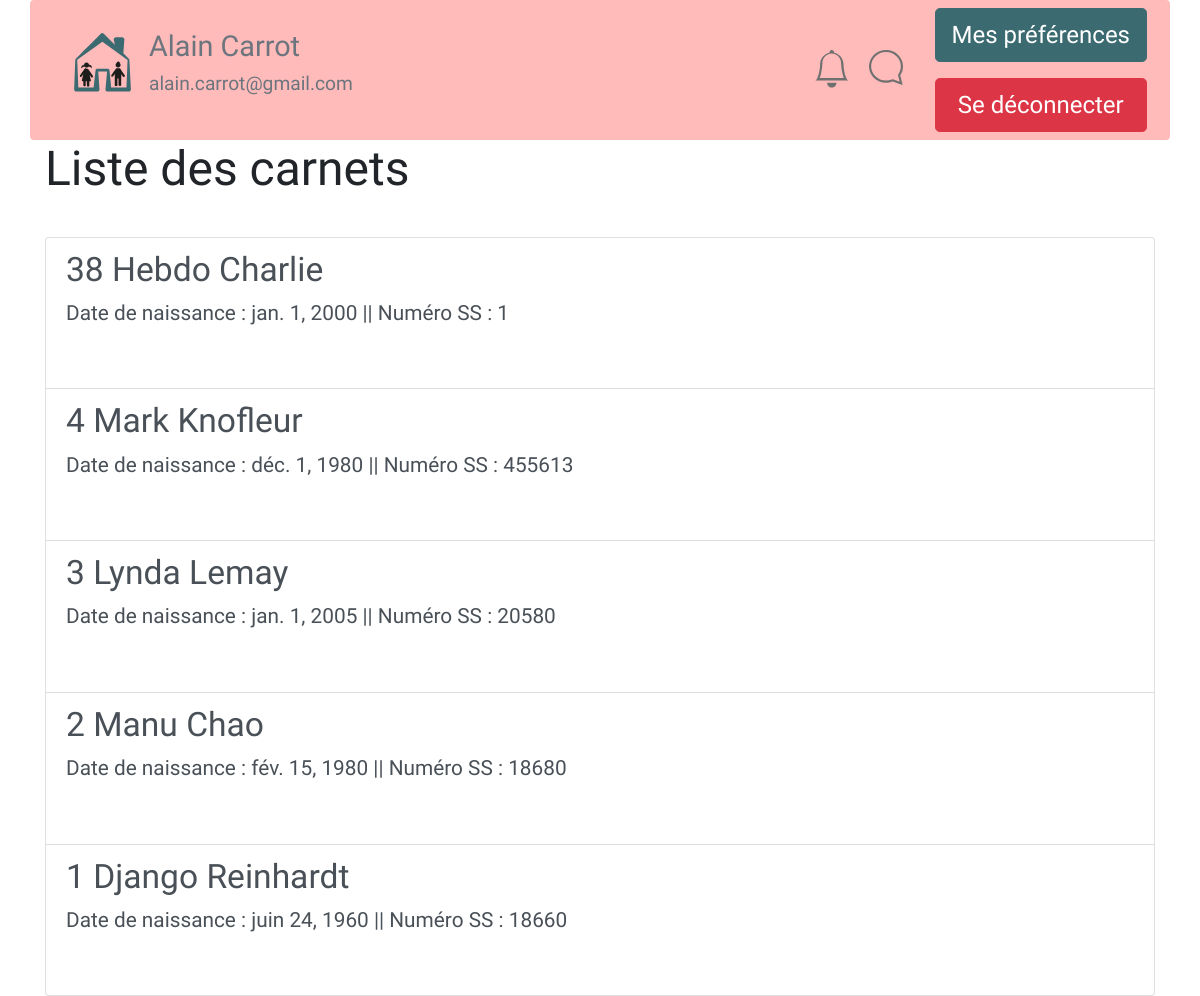
Screenshot of /tablecom/PermissionsManagement_Main (signed in) with the database file from the repository.
### tablecom/models.py (models this page shows, shortened)
class ChildSNotebook(models.Model): #name of table that contain differents "carnets" for each child
    active=models.BooleanField(default=True)
    name = models.CharField(max_length=80, verbose_name="Nom")
    forename = models.CharField(max_length=80, verbose_name="Prénom")
    date_of_birth = models.DateField(verbose_name="Date de naissance")
    id_RespLeg = models.CharField(max_length=20,verbose_name="Id responsables legaux", default="")  # id of childs attached to LR
    num_ident=models.CharField( verbose_name="Identifiant sécurité sociale",max_length=20)
    id_prof_auth=models.TextField(max_length=1200, verbose_name="Id Professionnels Rattachés")
    articles_id=models.TextField(max_length=2500, verbose_name="Id des articles rattachés", default="")
    class Meta:
        verbose_name = "Carnet Enfant"
        ordering = ['date_of_birth']

### tablecom/views.py (the view)
# urls.py: path('PermissionsManagement_Main', views.PermissionsManagement_Main, name="PermissionsManagement_Main"),
@permission_required('auth.change_permission')
def PermissionsManagement_Main(request):
    ChildSNBs=list(ChildSNotebook.objects.all().order_by("-pk"))
    return render(request, 'tablecom/PermissionsManagement_Main.html', locals())

### tablecom/templates/tablecom/PermissionsManagement_Main.html (shortened to what this page needs)
{% extends "tablecom/base.html" %}
{% block content %}
 <div class="container">
<h1>Liste des carnets</h1><br>
<div class="list-group">
{% for carnet in ChildSNBs %}
<a href="{% url 'PermissionsManagement_Detail' carnet.id %}" class="list-group-item list-group-item-action">
    	<h3>{{carnet.id}} {{ carnet.name }} {{ carnet.forename }}</h3>
    	<p> Date de naissance : {{carnet.date_of_birth}} || Numéro SS : {{carnet.num_ident}} </p>
        <br>
</a>
{% empty %}
    <p>Aucun carnet.</p>
        {% endfor %}</div></div>
{% endblock %}

### tablecom/templates/tablecom/base.html (shortened to what this page needs)
<!DOCTYPE html>
    {% load static %}
    {% block head %}
        <html lang="fr">
        <head>
        <link rel="stylesheet" href="/static/style/bootstrapExportTheme/bootstrap.min.css" >
        <link rel="stylesheet" type="text/css" href="https://cdn.jsdelivr.net/npm/cookieconsent@3/build/cookieconsent.min.css" />
            <link rel="stylesheet" href="/static/style/stylefont.css" />
        </head>
    {% endblock %}
<body>
    <nav>
       {% block nav %}
            {% if user.is_authenticated %}
<div class="container rounded" style="background:#ffbaba !important;">
    <div class="p d-none d-md-block">
        <div class="d-flex flex-wrap align-items-center">
              <div class="mr-auto p-3 ">
                <div class="d-flex justify-content-start">
                    <div class="p-2"><a href="{% url 'accueil' %}"><img src="/static/images/new_home.svg" class="img-fluid"></a></div>
                    <div class="p-2"><h4 class="text-secondary">{{ user.first_name }} {{ user.last_name }}</h4><h6 class="text-secondary"><p>{{ user.email }}</p></h6></div>
                </div>
              </div>
              <div class="p-3 ">
                <div class="d-flex">
                    <a href="{% url 'accueil' %}"><img src="{% static 'images/notif_fil_general.svg' %}" class="img-fluid p-2"></a>
                     <a href="{% url 'accueil' %}"><img src="{% static 'images/notif_mess_perso.svg' %}" class="img-fluid p-2"></a>
                </div>
              </div>
              <div class="d-flex flex-column">
                  <div class="p-2"><a href="{% url 'MyProfile' %}"><button type="button" class="btn btn-info btn-lg">Mes préférences</button></a></div>
                  <div class="p-2"><a href="{% url 'deconnexion' %}"><button type="button" class="btn btn-danger btn-block btn-lg">Se déconnecter</button></a></div>
              </div>
        </div>
    </div>
</div>
            {% else %}
        <div class="container">
        </div>
            {% endif %}
       {% endblock %}
   </nav>
    {% block content %}Contenu à introduire{% endblock %}
</body>
</html>

### rows the page displays
ChildSNotebook: id "38", name "Hebdo", forename "Charlie", date_of_birth "jan. 1, 2000", num_ident "1"
ChildSNotebook: id "4", name "Mark", forename "Knofleur", date_of_birth "déc. 1, 1980", num_ident "455613"
ChildSNotebook: id "3", name "Lynda", forename "Lemay", date_of_birth "jan. 1, 2005", num_ident "20580"
ChildSNotebook: id "2", name "Manu", forename "Chao", date_of_birth "fév. 15, 1980", num_ident "18680"
ChildSNotebook: id "1", name "Django", forename "Reinhardt", date_of_birth "juin 24, 1960", num_ident "18660"

### other values shown
{{ user.first_name }} "Alain"
{{ user.last_name }} "Carrot"
{{ user.email }} "alain.carrot@gmail.com"
